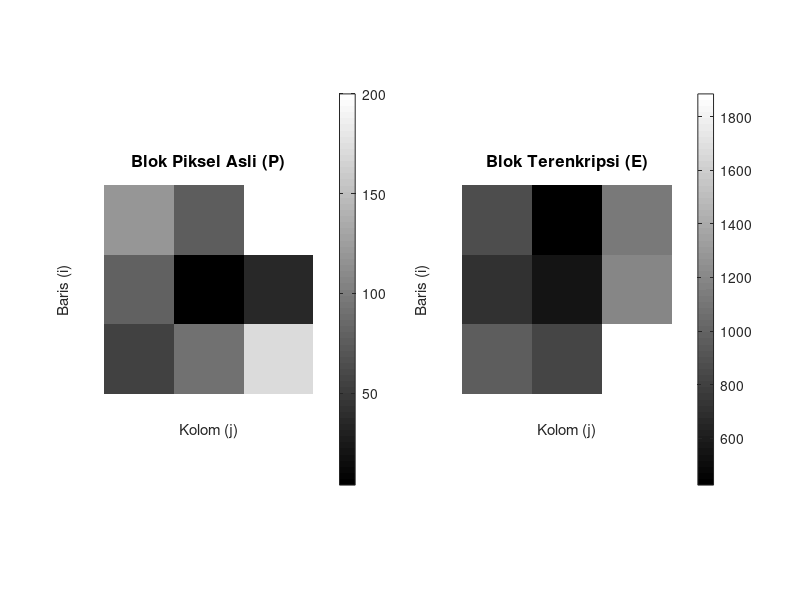

Reproduce this figure in MATLAB. (Note: this script raises an error after producing the figure.)
% ===================================================== 
%  UTS Matematika Sains Data — Semester Genap 2025/2026 
%  Soal 2f — Visualisasi Citra Enkripsi
%  Nama  : <Muhammad Farand Danendra> 
%  NIM   : 2510514025 
%  Parameter: N=25, a=2, b=5, K=8, theta0=85, alpha=0.006 
%  Tanggal:  23 April 2026
% ===================================================== 
disp(['Tanggal & Waktu Eksekusi: ', datestr(now)])


P = [120,  75, 200; 
    80,   4,  35; 
    55,  90, 170];


A = [3, 5, 2; 
    1, 4, 5; 
    5, 1, 5];

% Operasi Enkripsi
E = A * P;


figure('Name', 'Hasil Enkripsi Citra Logo (NIM: 2510514025)', 'Position', [100 100 800 400]);

% Subplot 1: Citra Piksel Asli
subplot(1, 2, 1);
% Menggunakan imshow(P, []) agar rentang warna disesuaikan otomatis dari nilai min-max
imshow(P, []); 
title('Blok Piksel Asli (P)', 'FontSize', 12, 'FontWeight', 'bold');
xlabel('Kolom (j)');
ylabel('Baris (i)');
colorbar; % Menampilkan skala nilai piksel

% Subplot 2: Citra Piksel Terenkripsi
subplot(1, 2, 2);
% Menggunakan imshow(E, []) untuk memvisualisasikan piksel yang telah diacak
imshow(E, []);
title('Blok Terenkripsi (E)', 'FontSize', 12, 'FontWeight', 'bold');
xlabel('Kolom (j)');
ylabel('Baris (i)');
colorbar; % Menampilkan skala nilai piksel yang telah membesar

% Judul utama untuk keseluruhan figure
sgtitle('Perbandingan Citra Sebelum dan Sesudah Transformasi Matriks (Enkripsi)', 'FontSize', 14);
